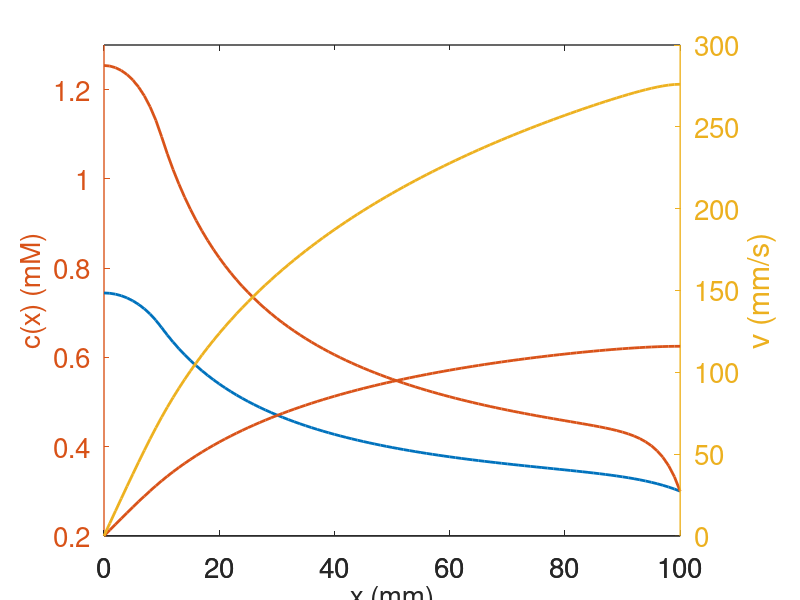

The MATLAB source for this figure: (Note: this script raises an error after producing the figure.)

%    -------------------------------------------------------------------
%
%     Solve the standing gradient water transport equations via
%     shooting
%
%     For Chapter 18, Section 18.3 of
%     Keener and Sneyd, Mathematical Physiology, 3rd Edition, Springer.
%
%     Written by James Keener and James Sneyd.
%
%    -------------------------------------------------------------------

function standing_gradient
global D P r c0 alp L N0
set(0,                           ...
'defaultaxesfontsize', 20,   ...
'defaultaxeslinewidth', 1.0, ...
'defaultlinelinewidth', 2.0, ...
'defaultpatchlinewidth', 0.7);

%parameters
D=1000;
r=0.05;
c0 = 0.3;
P=0.2;
L=100;
alp=0.1;

N0list = [0.1,0.3];
for j = 1:length(N0list)
    N0 = N0list(j);
    % guess a lower bound for the unknown initial value
    a = 0.1;
    % guess an upper bound for the unknown initial value
    b = 2;

    %call the function bisect(a,b,@fval)
    tic
    root = bisect(a,b,@transport_eqs);
    toc
    % now plot the solution
    [X,S] = desolve(root);
    Nb = alp*L;
    % Using plotyy is deprecated Matlab, but necessary for Octave, which
    % doesn't yet work with yyaxis. If you are running this in Matlab, not
    % Octave, you really should use plotyy instead. It's much better.
    figure(2)
        [hAx,hLine1,hLine2] = plotyy(X,S(:,2),X,S(:,1));
        ylabel(hAx(2),'v (mm/s)')
        ylabel(hAx(1),'c(x) (mM)','fontsize',20)
        xlabel('x (mm)','fontsize',20)
        ylim(hAx(1),[0.2,1.3])
        ylim(hAx(2),[0,300])
        hold on
end
hold off

Now solve the BVP for variable L
Llist = [10:0.501:100];
for j = 1:length(Llist)
    L = Llist(j);
    N0 = 0.1;

    root = bisect(a,b,@transport_eqs);
    [X,S] = desolve(root);
    ce(j) = S(end,2)-D*S(end,3)/S(end,1);
end
figure(3)
    plot(Llist,ce)
    xlabel('L (mm)')
    ylabel('c_e (mM)')
    axis([10 100 0 3])

end % of main


%%
% the function transport_eqs(c) solves the initial value problem with
% initial value c and calculates the error for the boundary value condition
% at x=L
function fval = transport_eqs(c)
    global D P r c0 alp L N0

    [X,S] = desolve(c);
    fval = S(end,2)-c0;
end

%%
function [X,S] = desolve(c)
    global D P r c0 alp L N0
    xstep = L/100; % integration step size
    x_end = L; % length of  interval
    xspan = [0:xstep:x_end];

    % initial data for integration
    y0 = [0;c;0];

    stop_cond = odeset('Events',@stopping);   % The stopping conditions for the integration
    %this is needed since for some initial conditions, the integrator cannot
    %integrate all the way to x=L
    [X,S] = ode23(@deRHS,xspan,y0,stop_cond);
    % to save time, don't plot these solutions
    % figure(1)
    % plot(X,S(:,2))
    % hold on
end

%% specify the right hand side of the differential equation system
function s_prime=deRHS(x,s)  % right hand side for ode system
    global D P r c0 alp L N0
    Nx = N0*(x<=alp*L);
    v=s(1);
    c = s(2);
    cp = s(3);

    vp = 2*P*(c-c0)/r;
    Fc = cp;
    Fcp = (vp*c+v*cp-2*Nx/r)/D;
    s_prime = [vp,Fc,Fcp]';
end

%% Define the condition under which to stop the integration
function [value, isterminal, direction] = stopping(x,y)
    value = [y(2);y(2)-5];
    isterminal = [1;1];
    direction = [0;0];
end

%% this is the bisection algorithm
function root = bisect(a,b,feval)
    ul = a;
    fl = feval(ul);
    uu = b;
    fu = feval(uu);

    % we make the assumption, without checking, that
    % fu*fl<0

    % if not, the algorithm fails to find a root.
    N = 45;  % number of iterates
    % the main bisection algorithm
    for j = 1:N
        uc = (ul+uu)/2;
        fc = feval(uc);
        ftest = (fc.*fl>0);
        ul = ftest.*uc+(1-ftest).*ul;
        fl = ftest.*fc + (1-ftest).*fl;

        uu = (1-ftest).*uc+ ftest.*uu;
        fu = (1-ftest).*fc + ftest.*fu;
    end
    root = uc;
end
